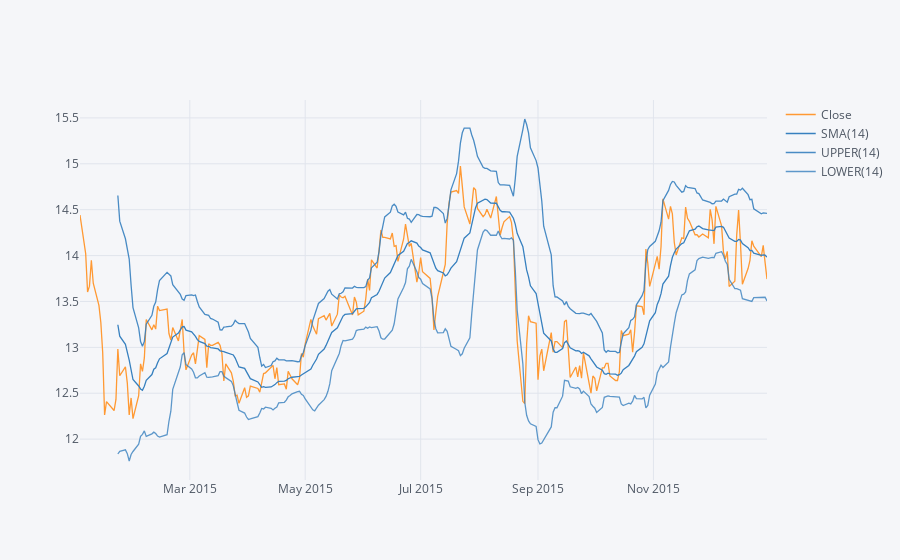

This figure's notebook cell:
### Markdown cell above
**Use .ta_plot(study='boll') to create a Bollinger Band Plot for Bank of America for the year 2015.**

### Code cell
bank_stocks['BAC']['Close']['2015-01-01':'2016-01-01'].ta_plot(study='boll')
plt.show()

### Figure 1 — Plotly figure (JSON) as saved in the notebook; plotly's stock layout.template omitted (floating-point values rounded to 4 significant figures; data arrays with more than 128 entries replaced by an {"elided": "..."} marker saying what was removed)
{"data": [{"line": {"color": "rgba(255, 153, 51, 1.0)", "dash": "solid", "shape": "linear", "width": 1.3}, "mode": "lines", "name": "Close", "text": "", "type": "scatter", "x": {"elided": "252 str values"}, "y": {"elided": "252 float values"}}, {"line": {"color": "rgba(55, 128, 191, 1.0)", "dash": "solid", "shape": "linear", "width": 1.3}, "mode": "lines", "name": "SMA(14)", "text": "", "type": "scatter", "x": {"elided": "252 str values"}, "y": {"elided": "252 mixed values"}}, {"line": {"color": "rgba(55, 128, 191, 0.8999999999999999)", "dash": "solid", "shape": "linear", "width": 1.3}, "mode": "lines", "name": "UPPER(14)", "text": "", "type": "scatter", "x": {"elided": "252 str values"}, "y": {"elided": "252 mixed values"}}, {"line": {"color": "rgba(55, 128, 191, 0.7999999999999998)", "dash": "solid", "shape": "linear", "width": 1.3}, "mode": "lines", "name": "LOWER(14)", "text": "", "type": "scatter", "x": {"elided": "252 str values"}, "y": {"elided": "252 mixed values"}}], "layout": {"autosize": true, "legend": {"bgcolor": "#F5F6F9", "font": {"color": "#4D5663"}}, "paper_bgcolor": "#F5F6F9", "plot_bgcolor": "#F5F6F9", "title": {"font": {"color": "#4D5663"}}, "xaxis": {"autorange": true, "gridcolor": "#E1E5ED", "range": ["2015-01-02", "2015-12-31"], "showgrid": true, "tickfont": {"color": "#4D5663"}, "title": {"font": {"color": "#4D5663"}, "text": ""}, "type": "date", "zerolinecolor": "#E1E5ED"}, "yaxis": {"autorange": true, "gridcolor": "#E1E5ED", "range": [11.55, 15.7], "showgrid": true, "tickfont": {"color": "#4D5663"}, "title": {"font": {"color": "#4D5663"}, "text": ""}, "type": "linear", "zerolinecolor": "#E1E5ED"}}}
